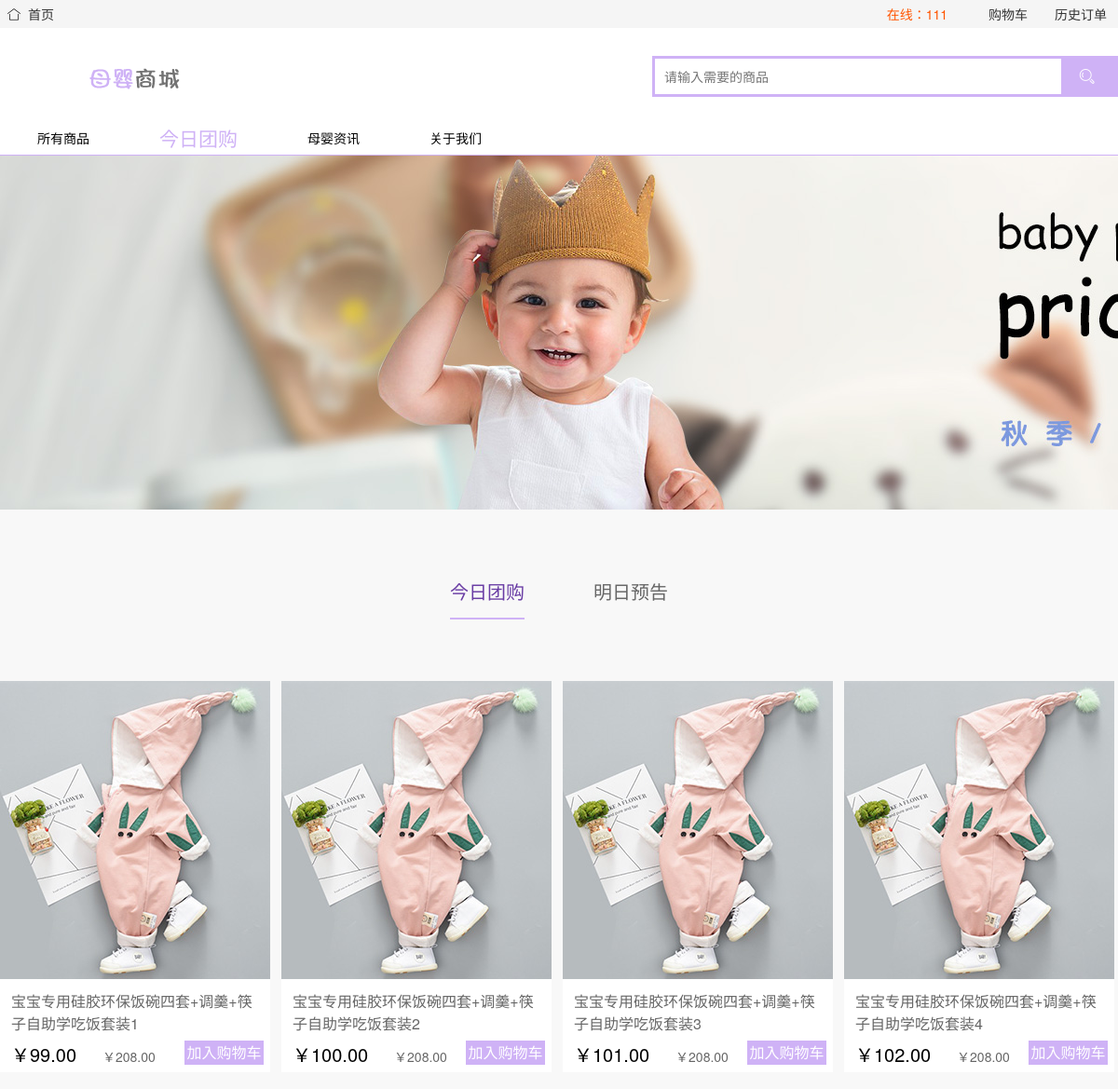
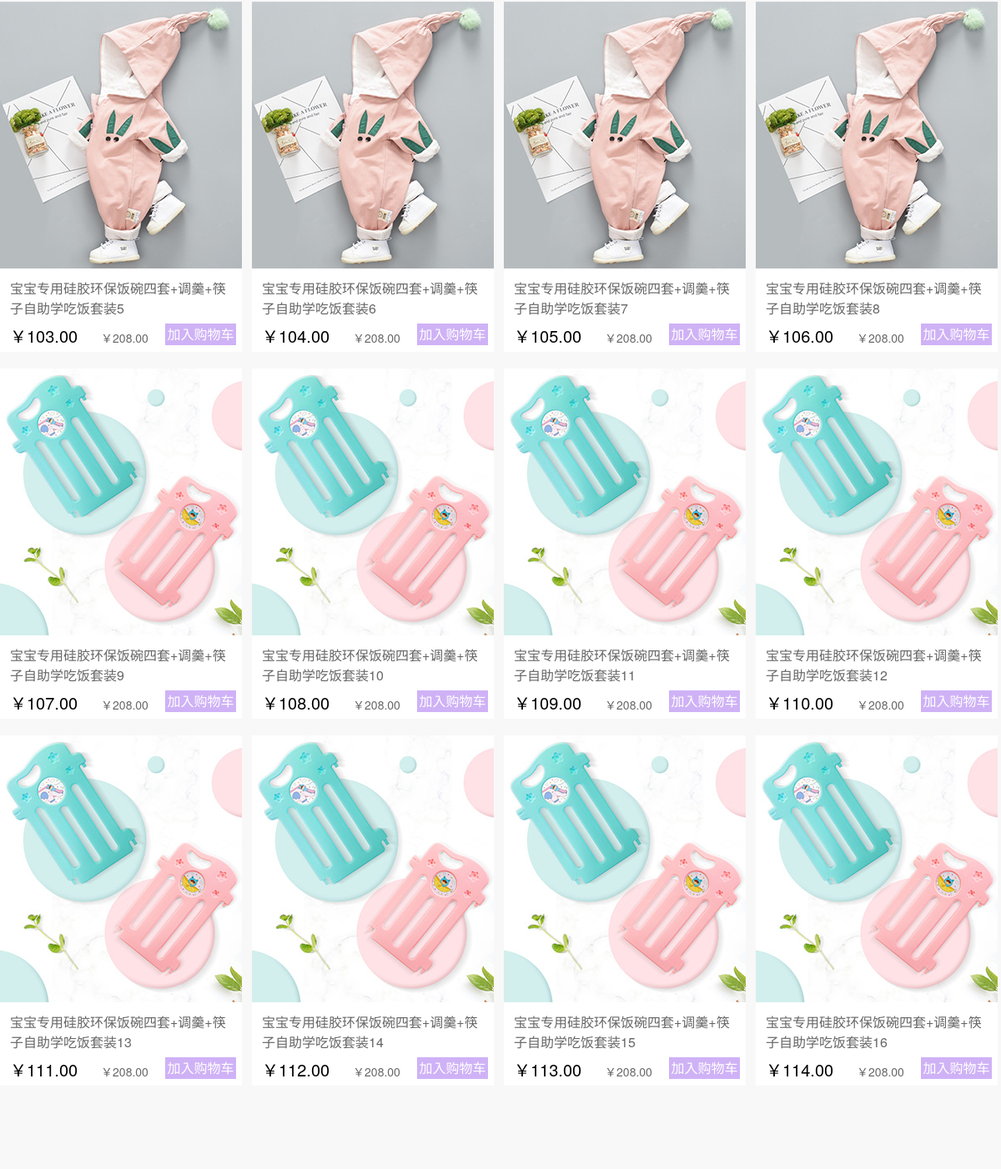
Screenshot of /php/buytoday.php (signed in) with the database file from the repository (2 pictures, top to bottom).
### tables this page shows
CREATE TABLE `tb_todayprice` (
  `id` int(10) NOT NULL AUTO_INCREMENT,
  `title` varchar(255) DEFAULT NULL,
  `todayprice` varchar(255) DEFAULT NULL,
  `price` varchar(255) DEFAULT NULL,
  `discount` varchar(255) DEFAULT NULL,
  `picture` longblob,
  PRIMARY KEY (`id`)
);

### php/buytoday.php (the view, shortened to what this page needs)
<!DOCTYPE html>
<html lang="en">
	<head>
		<link rel="stylesheet" type="text/css" href="../res/static/css/main.css">
		<link rel="stylesheet" type="text/css" href="../res/layui/css/layui.css">
	</head>
	<body>
		<div class="site-nav-bg">
			<div class="site-nav w1200">
				<p class="sn-back-home">
					<i class="layui-icon layui-icon-home"></i>
					<a href="index.php">
						首页
					</a>
				</p>
				<div class="sn-quick-menu">
					<div class="login"><?php
					if (!($_SESSION['user'])) {
						header('Location:buytoday-tourist.php');
					} else {
						$user = $_SESSION['user'];
						echo '<div class="login"><a href="#">在线：' . $user . '</a></div>';
					}
					?></div>
					<div class="sp-cart">
						<a href="shopcart.php">
							购物车
						</a>
					</div>
					<div class="history">
						<a href="history.php">
							<span>历史订单</span>
						</a>
					</div>
				</div>
			</div>
		</div>
		<div class="header">
			<div class="headerLayout w1200">
				<div class="headerCon">
					<h1 class="mallLogo">
					<a href="src.php" title="母婴商城">
						<img src="../res/static/img/logo.png">
					</a></h1>
					<div class="mallSearch">
						<form action="ChirdPage/search.php" class="layui-form" method="post">
							<input type="text" name="title" required  lay-verify="required" autocomplete="off" class="layui-input" placeholder="请输入需要的商品">
							<button class="layui-btn" type="submit" name="submit">
							<i class="layui-icon layui-icon-search"></i>
							</button>
						</form>
					</div>
				</div>
			</div>
		</div>
		<div class="content content-nav-base buytoday-content">
			<div id="list-cont">
				<div class="main-nav">
					<div class="inner-cont0">
						<div class="inner-cont1 w1200">
							<div class="inner-cont2">
								<a href="index.php">
									所有商品
								</a>
								<a href="buytoday.php" class="active">
									<h2>今日团购</h2>
								</a>
								<a href="information.php">
									母婴资讯
								</a>
								<a href="about.php">
									关于我们
								</a>
							</div>
						</div>
					</div>
				</div>
				<div class="banner-box">
					<div class="banner"></div>
				</div>
				<div class="product-list-box">
					<div class="product-list w1200">
						<div class="tab-title">
							<a href="javascript:;" class="active tuang" data-content="tuangou">
								今日团购
							</a>
							<a href="javascript:;" data-content="yukao">
								明日预告
							</a>
						</div>
						<div class="list-cont" cont = 'tuangou'>
							<div class="item-box layui-clear">
								<?php
								require('Handler/conn.php' );
									$sql="select id from  tb_todayprice";
									$result=mysqli_query($db, $sql);
									$RecordCount=mysqli_num_rows($result);
									$result=mysqli_query($db, "select * from  tb_todayprice" );
									for ($i=0;
									$i < $RecordCount;
									$i++) {
									$row=mysqli_fetch_assoc($result);
									if($row) {
?><div class="item">
	<img src="<?php echo $row['picture']; ?>" alt="">
		<div class="text-box">
			<p class="title"><?php echo $row['title']; ?></p>
			<p class="plic">
				<span class="ciur-pic"><?php echo $row['todayprice']; ?></span>
				<span class="Ori-pic"><?php echo $row['price']; ?></span>
				<span class="buy">加入购物车</span>
				</p>
				</div>
				</div>
				<?php
}
}
								?>
							</div>
						</div>
					</div>
				</div>
			</div>
	</body>
</html>

### res/static/css/main.css (style rules this page uses)
body { font-family: "Microsoft YaHei", "SimSun", '\5b8b\4f53', sans-serif; -moz-user-select:none; -webkit-user-select: none; -ms-user-select: none; }
.w1200 { width: 1200px; margin:0 auto; }
i { font-style: normal; }
.site-nav-bg { height: 30px; line-height: 30px; background-color: #f5f5f5; }
.site-nav { position: relative; }
.sn-back-home { float: left; }
.sn-back-home i { margin:0 4px 0 8px; font-size: 14px; }
.sn-quick-menu { position: absolute; right: 12px; }
.sn-quick-menu div { float: left; }
.sn-quick-menu div.login { margin-right: 22px; }
.sn-quick-menu div.login a { color: #ff5500; }
.sn-quick-menu div.history span { margin-left: 25px; }
.header { height: 100px; line-height: 100px; }
.header .mallLogo { margin-left: 38px; float: left; }
.header .mallSearch { float: right; width: 500px; padding-top: 30px; position: relative; }
.header .mallSearch form { height: 38px; line-height: 38px; border-width: 1px 0 1px 1px; border: solid #cfb2f6; position: relative; }
.header .mallSearch input { height: 38px; line-height: 38px; width: 436px; float: left; border:none; position: relative; z-index: 2; background: none; }
.header .mallSearch button { width: 58px; height: 38px; line-height: 38px; float: left; background: #cfb2f6; border-radius:0 ; }
.content .inner-cont1 { height: 36px; line-height: 36px; }
.content .inner-cont2 { padding-left: 208px; }
.content .inner-cont2 a { display: inline-block; font-size: 14px; color:#010101; padding: 0 32px; line-height: 36px; float: left; }
.content .inner-cont2 a.active,.content .inner-cont2 a:hover { color: #cfb2f6; }
.content .product-list-box { background: #f8f8f8; text-align: center; }
.content-nav-base .main-nav { border-bottom:1px solid #cfb1f7; }
.content-nav-base .main-nav .inner-cont2 { padding-left: 40px; }
.content-nav-base .main-nav .inner-cont2 a { padding:0; margin-right: 75px; }
.buy { width: 85px; height: 26px; line-height: 26px; font-size: 16px; background: #cfb2f6; display: block; text-align: center; color: #fff; position: absolute; right: -5px; top: 0; cursor: pointer; }
.buytoday-content .banner { height: 380px; background: url(../img/tuan_img_banner.jpg) no-repeat; background-size: cover; cursor: pointer; }
.buytoday-content .product-list-box { background: #f8f8f8; padding-bottom: 50px; }
.buytoday-content .product-list .tab-title { padding:60px 0 66px 0; }
.buytoday-content .product-list .tab-title a { line-height: 56px; color: #666666; font-size: 20px; display: inline-block; }
.buytoday-content .product-list .tab-title a.tuang { margin-right: 70px; }
.buytoday-content .product-list .tab-title a.active { color: #693ca4; border-bottom: 2px solid #cfb2f6; }
.buytoday-content .list-cont .item { width: 290px; height: 420px; float: left; margin:0 12px 20px 0; text-align: left; background: #fff; }
.buytoday-content .list-cont .item-box { width: 1220px; padding-bottom: 30px; }
.buytoday-content .list-cont .item .text-box { padding:12px; box-sizing: border-box; }
.buytoday-content .list-cont .item .text-box .title { line-height: 24px; font-size: 16px; color: #666666; margin-bottom: 6px; }
.buytoday-content .list-cont .item .text-box .plic { position: relative; }
.buytoday-content .list-cont .item .text-box .plic .ciur-pic { font-size: 20px; margin-right: 24px }
.buytoday-content .list-cont .item .text-box .plic .Ori-pic { color: #666666; }

### rows the page displays
tb_todayprice: picture (picture), title "宝宝专用硅胶环保饭碗四套+调羹+筷子自助学吃饭套装1", todayprice "￥99.00", price "￥208.00"
tb_todayprice: picture (picture), title "宝宝专用硅胶环保饭碗四套+调羹+筷子自助学吃饭套装2", todayprice "￥100.00", price "￥208.00"
tb_todayprice: picture (picture), title "宝宝专用硅胶环保饭碗四套+调羹+筷子自助学吃饭套装3", todayprice "￥101.00", price "￥208.00"
tb_todayprice: picture (picture), title "宝宝专用硅胶环保饭碗四套+调羹+筷子自助学吃饭套装4", todayprice "￥102.00", price "￥208.00"
tb_todayprice: picture (picture), title "宝宝专用硅胶环保饭碗四套+调羹+筷子自助学吃饭套装5", todayprice "￥103.00", price "￥208.00"
tb_todayprice: picture (picture), title "宝宝专用硅胶环保饭碗四套+调羹+筷子自助学吃饭套装6", todayprice "￥104.00", price "￥208.00"
tb_todayprice: picture (picture), title "宝宝专用硅胶环保饭碗四套+调羹+筷子自助学吃饭套装7", todayprice "￥105.00", price "￥208.00"
tb_todayprice: picture (picture), title "宝宝专用硅胶环保饭碗四套+调羹+筷子自助学吃饭套装8", todayprice "￥106.00", price "￥208.00"
tb_todayprice: picture (picture), title "宝宝专用硅胶环保饭碗四套+调羹+筷子自助学吃饭套装9", todayprice "￥107.00", price "￥208.00"
tb_todayprice: picture (picture), title "宝宝专用硅胶环保饭碗四套+调羹+筷子自助学吃饭套装10", todayprice "￥108.00", price "￥208.00"
tb_todayprice: picture (picture), title "宝宝专用硅胶环保饭碗四套+调羹+筷子自助学吃饭套装11", todayprice "￥109.00", price "￥208.00"
tb_todayprice: picture (picture), title "宝宝专用硅胶环保饭碗四套+调羹+筷子自助学吃饭套装12", todayprice "￥110.00", price "￥208.00"
tb_todayprice: picture (picture), title "宝宝专用硅胶环保饭碗四套+调羹+筷子自助学吃饭套装13", todayprice "￥111.00", price "￥208.00"
tb_todayprice: picture (picture), title "宝宝专用硅胶环保饭碗四套+调羹+筷子自助学吃饭套装14", todayprice "￥112.00", price "￥208.00"
tb_todayprice: picture (picture), title "宝宝专用硅胶环保饭碗四套+调羹+筷子自助学吃饭套装15", todayprice "￥113.00", price "￥208.00"
tb_todayprice: picture (picture), title "宝宝专用硅胶环保饭碗四套+调羹+筷子自助学吃饭套装16", todayprice "￥114.00", price "￥208.00"

### other values shown
$user "111"
